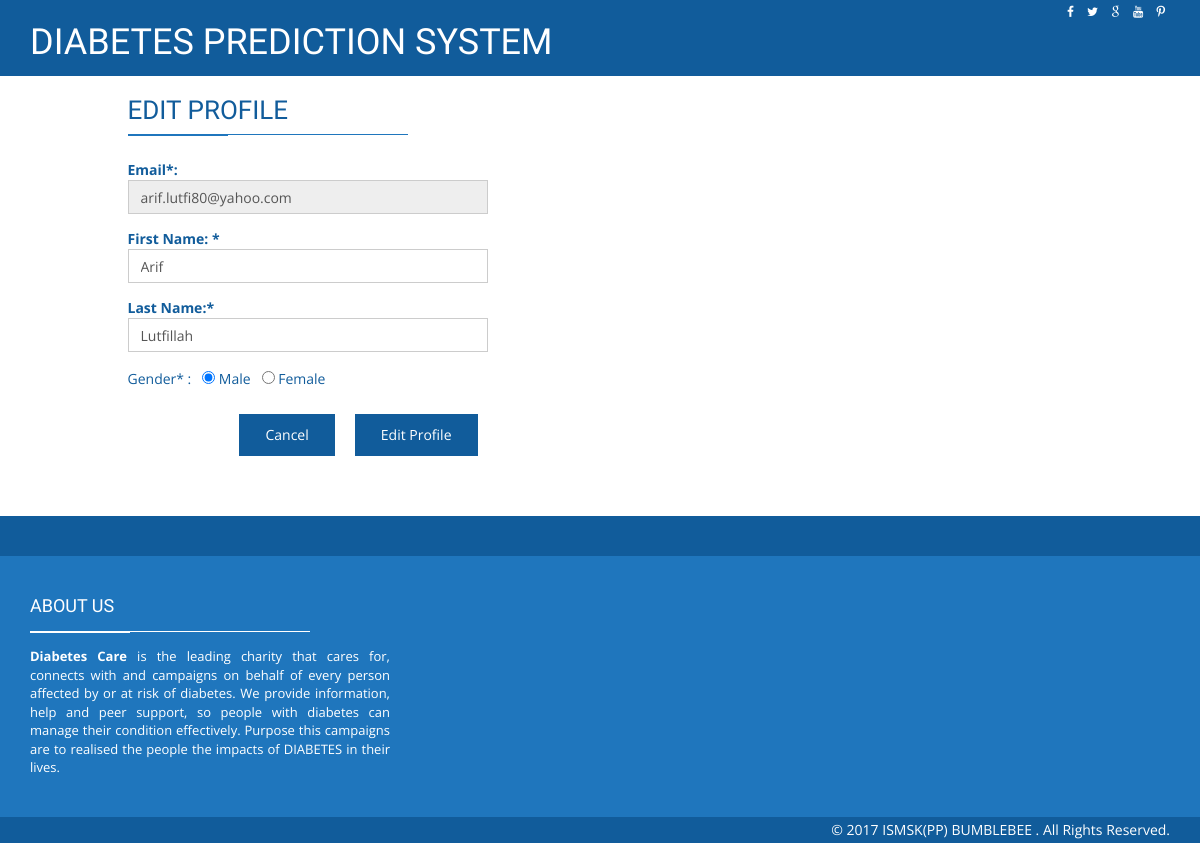
The app's page /HTML/userProfile.php (signed in) with its own data.
### tables this page shows
CREATE TABLE IF NOT EXISTS `user` (
  `email` varchar(100) NOT NULL,
  `password` varchar(40) NOT NULL,
  `firstName` varchar(100) NOT NULL,
  `lastName` varchar(100) NOT NULL,
  `gender` varchar(45) NOT NULL
);

### HTML/userProfile.php (the view, shortened to what this page needs)
<?php
$a = $_SESSION['user'];
?>
<!DOCTYPE html>
<html class="no-js">
    <head>
        <link rel="stylesheet" href="assets/css/bootstrap.min.css">
        <link rel="stylesheet" href="assets/css/font-awesome.min.css">
        <link rel="stylesheet" href="assets/css/style.css">
    </head>
    <body>
	<?php
  $getselect=mysql_query("SELECT * FROM user WHERE email='$a'");
  while($ques=mysql_fetch_array($getselect))
  {
  $i=$ques['email'];
  $m=$ques['firstName'];
  $t=$ques['lastName'];
?>
    <header class="main-header">
        <nav class="navbar navbar-static-top">
            <div class="navbar-top">
              <div class="container">
                  <div class="row">
                    <div class="col-sm-6 col-xs-12">
                        <ul class="list-unstyled list-inline header-contact">
                            <li><h1>DIABETES PREDICTION SYSTEM</h1> </li>
                       </ul>
                    </div>
                    <div class="col-sm-6 col-xs-12 text-right">
                        <ul class="list-unstyled list-inline header-social">
                            <li> <a href="#" target="_blank"> <i class="fa fa-facebook"></i> </a> </li>
                            <li> <a href="#" target="_blank"> <i class="fa fa-twitter"></i>  </a> </li>
                            <li> <a href="#" target="_blank"> <i class="fa fa-google"></i>  </a> </li>
                            <li> <a href="#" target="_blank"> <i class="fa fa-youtube"></i>  </a> </li>
                            <li> <a href="#" target="_blank"> <i class="fa fa fa-pinterest-p"></i>  </a> </li>
                       </ul>
                    </div>
                  </div>
              </div>
            </div>
        </nav>
    </header>
	<div class="main-container fadeIn animated">
		<div class="container">
			<div class="row">
				<div class="col-md-4 col-md-offset-1 col-contact">
					<h2 class="title-style-2"> EDIT PROFILE <span class="title-under"></span></h2>
					<form action="prof.php" method="post" class="contact-form ajax-form">
						  <div class="form-group">
	                         <b> Email*:</b>  <input type="email" name="adminID" class="form-control" placeholder="AdminID*"      value="<?php echo $i; ?>" readonly>
	                       </div>						 <div class="form-group" >
	                     <b> First Name: * </b>    <input type="text" name="fname" class="form-control" placeholder="Name*"      value="<?php echo $m; ?>" required>
	                       </div>						   <div class="form-group">
	                     <b> Last Name:*  </b>    <input type="text" name="lname" class="form-control" placeholder="Email*"      value="<?php echo $t; ?>" required>
	                       </div>												  <div class="form-group">
						Gender*  :  &nbsp;
						<input type="radio" name="gender" value="Male" <?php if($ques['gender'] == "Male"){ echo "checked";}?>>   Male  &nbsp;
						<input type="radio" name="gender" value="Female" <?php if($ques['gender'] == "Female"){ echo "checked";}?>>
    Female
           </div>
                         <div class="form-group">
                            <button type="submit" class="btn btn-primary pull-right">Edit Profile</button>
                        </div>
							<div class="form-group">
                            <a button type="submit" href="home.php"class="btn btn-primary pull-right">Cancel</button></a>
                        </div>
					</form>
				</div>
			<?php  } ?>
				 <br>
				 <br>
				 <br>
				</div>
			</div>
		</div>
  <footer class="main-footer">
        <div class="footer-top">
        </div>
        <div class="footer-main">
            <div class="container">
                <div class="row">
                    <div class="col-md-4">
                        <div class="footer-col">
                            <h4 class="footer-title">About us <span class="title-under"></span></h4>
                            <div class="footer-content">
                                <p>
                                    <strong>Diabetes Care</strong>
is the leading charity that cares for, connects with and campaigns on behalf of every person affected by or at risk of diabetes. We provide information, help and peer support, so people with diabetes can manage their condition effectively.
Purpose this campaigns are to realised the people the impacts of DIABETES in their lives.
                                </p>
                            </div>
                        </div>
                    </div>
                    <div class="col-md-4">
                    </div>
                    <div class="clearfix"></div>
                </div>
            </div>
        </div>
        <div class="footer-bottom">
            <div class="container text-right">
                © 2017 ISMSK(PP) BUMBLEBEE . All Rights Reserved.
            </div>
        </div>
    </footer>
    </body>
</html>

### HTML/assets/css/style.css (style rules this page uses)
body { font-family: "Open sans", sans-serif; color: #115c9b; }
h1, h2, h3, h4 { font-family: "Dosis", sans-serif; }
a { color: inherit; }
.navbar-static-top { margin: 0; border: 0; color: #fff; }
.navbar-top { background: #115c9b; font-size: 12px; padding: 3px 0; }
.navbar-top .list-inline { margin-bottom: 0; }
.navbar-top .header-contact li { margin-right: 15px; }
.footer-top { background: #115c9b; height: 40px; }
.main-footer { background: #1f76bd; color: #fff; }
.main-footer .footer-main { padding: 30px 0; }
.main-footer .footer-title { text-transform: uppercase; margin-bottom: 10px; }
.main-footer .footer-title .title-under { background: #fff; margin: 15px 0; text-align: left; }
.main-footer .footer-title .title-under:after { margin: 0; background: #fff; }
.main-footer .footer-content { text-align: justify; font-size: 13px; }
.footer-bottom { background: #115c9b; padding: 3px; }
.main-container { margin-bottom: 50px; }
.btn-primary { background: #115c9b; border: none; border-radius: 0; padding: 10px 25px; border: 1px solid transparent; -moz-transition: all, 0.3s; -o-transition: all, 0.3s; -webkit-transition: all, 0.3s; transition: all, 0.3s; margin:10px; }
.title-style-2 { text-align: left; text-transform: uppercase; font-size: 26px; margin-bottom: 25px; }
.title-style-2 .title-under { display: block; margin: 5px 0; }
.title-style-2 .title-under:after { margin: 0; margin-top: 10px; }
.title-under { display: block; margin: 5px auto; background: #1f76bd; height: 1px; width: 280px; }
.title-under:after { content: ''; display: block; width: 100px; background: inherit; height: 2px; margin: 0 auto; margin-top: 10px; }
.form-control { border-radius: 0; box-shadow: none; }
.animated { visibility: visible; -webkit-animation-duration: 1s; animation-duration: 1s; -webkit-animation-fill-mode: both; animation-fill-mode: both; }
.animated.fadeIn { -webkit-animation-duration: 1.5s; animation-duration: 1.5s; }
.fadeIn { -webkit-animation-name: fadeIn; animation-name: fadeIn; }

### records on screen
user: adminID "arif.lutfi80@yahoo.com", fname "Arif", lname "Lutfillah", gender "☑"
